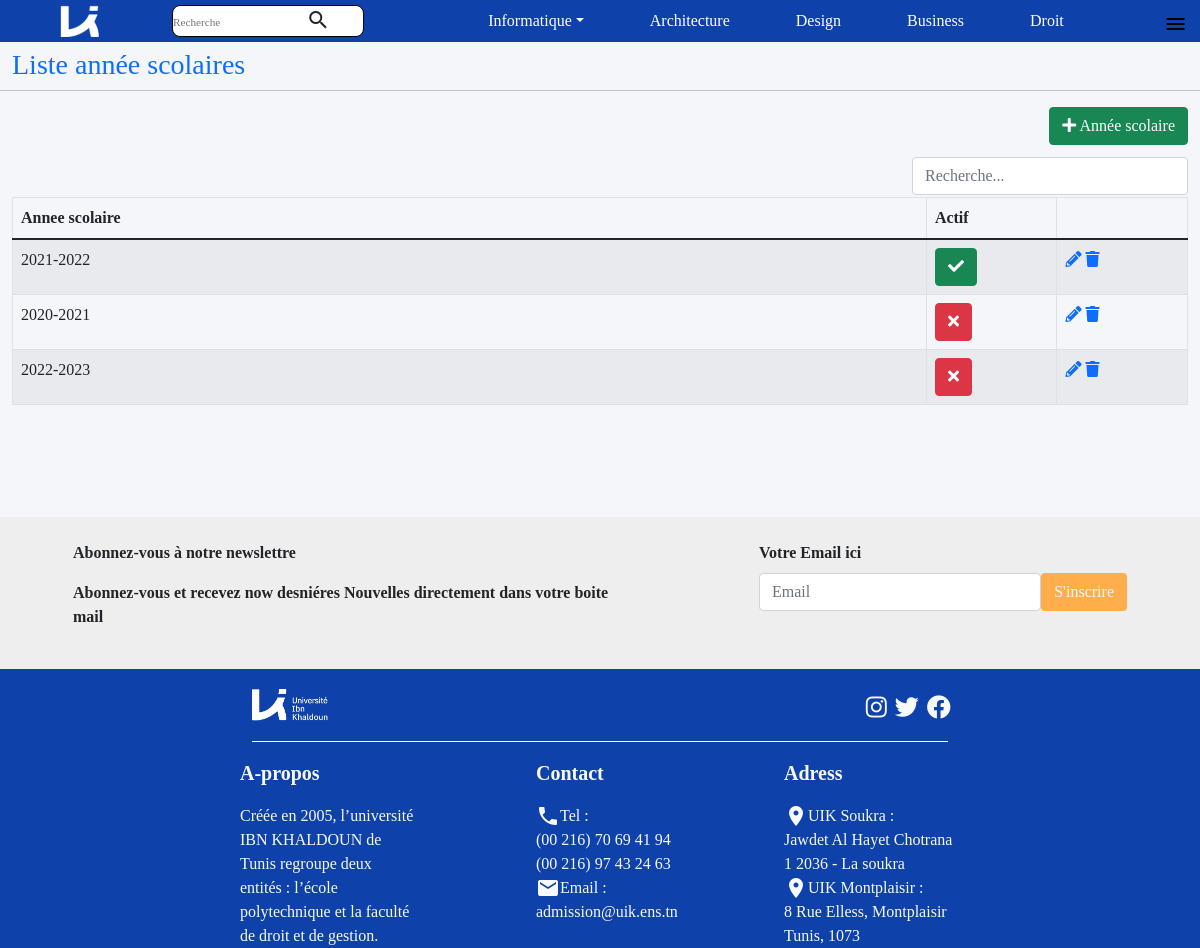
Page /dist/pages/listAnneeScol.php on the committed database.
### tables this page shows
CREATE TABLE `annee_scolaire` (
  `id` int(11) NOT NULL,
  `annee_scolaire` varchar(100) NOT NULL,
  `actif` tinyint(1) NOT NULL DEFAULT 0
);

### dist/pages/listAnneeScol.php (the view, shortened to what this page needs)
<?php
include("../config.php");
?>
<!DOCTYPE html>
<html lang="en">
<head>
    <link rel="stylesheet" href="../css/main.css">
    <link rel="stylesheet" href="https://use.fontawesome.com/releases/v5.15.4/css/all.css">
</head>
<body>
    <?php include("../header/head.php"); ?>
    <main>
        <div class="wrapper">
            <div class="container-fluid">
                <br><br>
                <div class="row">
                    <div class="col-md-10">
                        <h3 class="pull-left" style="color: #0d6efd;">Liste année scolaires</h3>
                    </div>
                    <hr>
                    <div class="form-group" align="right" style="padding-bottom: 1%;">
                        <button type="button" class="btn btn-success" data-toggle="modal" data-target="#ajoutAnneeScol">
                            <i class="fa fa-plus"></i> Année scolaire
                        </button>
                    </div>
                </div>
                <div class="row" style="padding-bottom: 2px;">
                    <div class="col-md-9"></div>
                    <div class="col-md-3" align="right">
                        <input type="text" id="inputSearch" onkeyup="tableSearch()" placeholder="Recherche..." class="form-control">
                    </div>
                </div>
                <div class="col-md-12">
                    <table class="table table-bordered table-striped" id="table">
                        <thead>
                            <tr>
                                <th style='width: 70%;'>Annee scolaire</th>
                                <th style='width: 10%;'>Actif</th>
                                <th style='width: 10%;'></th>
                            </tr>
                        </thead>
                        <tbody>
                            <?php
                            if ($result =  mysqli_query($conn, "select * from annee_scolaire")) {
                                if (mysqli_num_rows($result) > 0) {
                                    while ($row = mysqli_fetch_array($result)) {
                                        echo "<tr>";
                                        echo "<td>" . $row['annee_scolaire'] . "</td>";
                                        echo "<td>";
                                        echo "<a href='actifAnneeScolaire.php?id=" . $row['id'] . "' ";
                                        if ($row['actif'] == 1) {
                                            echo "class='btn btn-success'><i class='fa fa-check'></i>";
                                        } else {
                                            echo "class='btn btn-danger'><i class='fa fa-times'></i>";
                                        }
                                        echo "</a>";
                                        echo "</td>";
                                        echo "<td>";
                                        echo '<a href="#" class="mr-3 editAnneeScol"  title="Update Record" data-toggle="tooltip"><span class="fa fa-pencil-alt" style="color: #0d6efd;"></span>  </a>';
                                        echo '<a href="#" class="mr-3 deleteAnneeScol" title="Delete Record" data-toggle="tooltip"><span class="fa fa-trash" style="color: #0d6efd;"></span></a>';
                                        echo "</td>";
                                        echo "</tr>";
                                    }
                                }
                            }
                            ?>
                        </tbody>
                    </table>
                </div>
            </div>
        </div>
    </main>
    <br><br>
    <br><br>
    <?php include("../header/footer.php"); ?>
</body>
</html>

### rows in the picture
annee_scolaire: annee_scolaire "2021-2022", actif 1 (drawn)
annee_scolaire: annee_scolaire "2020-2021", actif 0 (drawn)
annee_scolaire: annee_scolaire "2022-2023", actif 0 (drawn)
